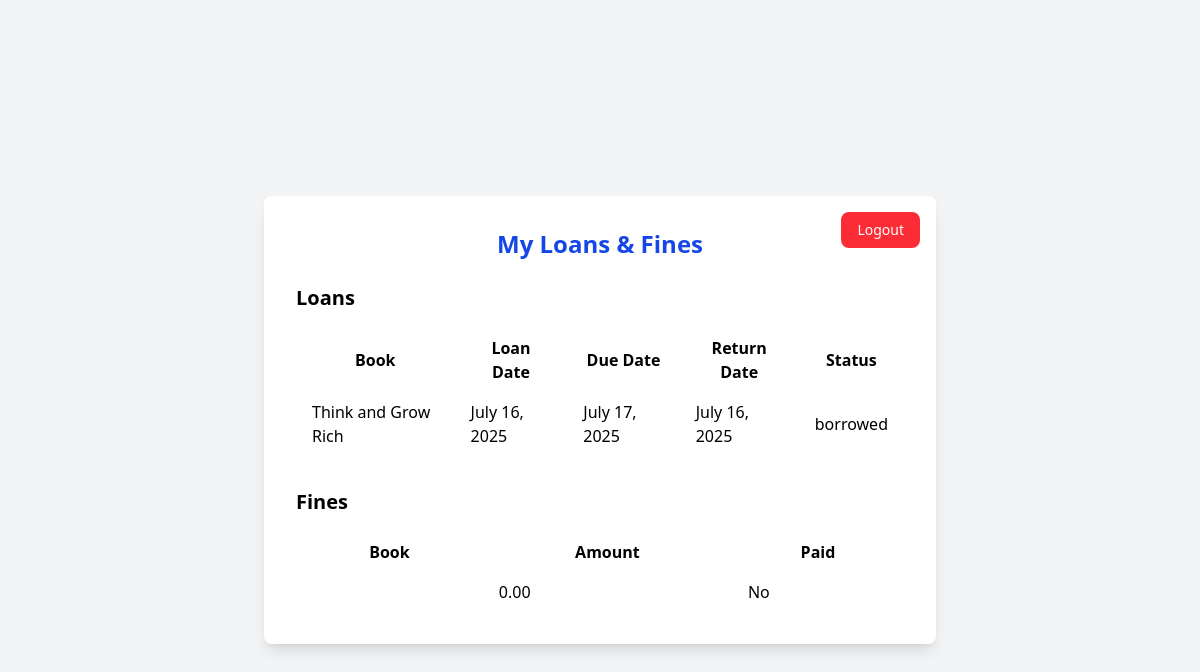
Page /dashboard/ (signed in) on the committed database.
### Book_app/models.py (models this page shows, shortened)
class Loan(models.Model):
    STATUS_CHOICES = [("borrowed", "Borrowed"), ("returned", "Returned")]
    book        = models.ForeignKey(Book, on_delete=models.SET_NULL, null=True)
    member      = models.ForeignKey(Member, on_delete=models.SET_NULL, null=True)
    loan_date   = models.DateField(default=timezone.now)
    due_date    = models.DateField(max_length=10)
    return_date = models.DateField(default=timezone.now)
    status      = models.CharField(default="borrowed", max_length=10, choices=STATUS_CHOICES,)

class Book(models.Model):
    title  = models.CharField(max_length=250)
    author = models.CharField(max_length=250)
    category = models.CharField(max_length=150, blank=True, null=True)
    publication_year = models.CharField(max_length=4, blank=True, null=True)
    copies_total     = models.IntegerField(default=3)
    copies_available = models.IntegerField(default=3)

class Fine(models.Model):
    loan   = models.OneToOneField(Loan, on_delete=models.SET_NULL, null=True, blank=True)
    member = models.ForeignKey(Member, on_delete=models.SET_NULL, null=True, blank=True)
    amount = models.DecimalField(max_digits=6, decimal_places=2)
    paid   = models.BooleanField(default=False)
    FINE_PER_DAY = 20

### Book_app/views.py (the view)
# urls.py: path('dashboard/', views.UserDashboardView.as_view(), name='dashboard'),
class UserDashboardView(LoginRequiredMixin, TemplateView):
    template_name = 'Book_app/dashboard.html'
    def get_context_data(self, **kwargs):
        context = super().get_context_data(**kwargs)
        member = Member.objects.filter(user=self.request.user).first()
        context['member'] = member
        context['loans'] = Loan.objects.filter(member=member)
        context['fines'] = Fine.objects.filter(member=member)
        return context

### Book_app/templates/Book_app/dashboard.html (shortened to what this page needs)
{% load static %}
<!DOCTYPE html>
<html>
<head>
    <script src="https://cdn.jsdelivr.net/npm/@tailwindcss/browser@4"></script>
</head>
<body class="bg-gray-100 min-h-screen flex flex-col items-center justify-center">
    <div class="w-full max-w-2xl bg-white rounded-lg shadow-lg p-8 mt-10 relative">
        <form action="{% url 'logout' %}" method="post" style="position:absolute; top:1rem; right:1rem;">
            <button type="submit" class="bg-red-500 hover:bg-red-600 text-white px-4 py-2 text-sm rounded-lg">Logout</button>
        </form>
        <h1 class="text-2xl font-bold mb-6 text-center text-blue-700">My Loans & Fines</h1>
        <h2 class="text-xl font-semibold mb-4">Loans</h2>
        <table class="w-full table-auto mb-8">
            <thead>
                <tr>
                    <th class="px-4 py-2">Book</th>
                    <th class="px-4 py-2">Loan Date</th>
                    <th class="px-4 py-2">Due Date</th>
                    <th class="px-4 py-2">Return Date</th>
                    <th class="px-4 py-2">Status</th>
                </tr>
            </thead>
            <tbody>
                {% for loan in loans %}
                <tr>
                    <td class="px-4 py-2">{{ loan.book.title }}</td>
                    <td class="px-4 py-2">{{ loan.loan_date }}</td>
                    <td class="px-4 py-2">{{ loan.due_date }}</td>
                    <td class="px-4 py-2">{{ loan.return_date|default:'-' }}</td>
                    <td class="px-4 py-2">{{ loan.status }}</td>
                </tr>
                {% empty %}
                <tr><td colspan="5" class="text-center text-gray-500">No loans yet.</td></tr>
                {% endfor %}
            </tbody>
        </table>
        <h2 class="text-xl font-semibold mb-4">Fines</h2>
        <table class="w-full table-auto">
            <thead>
                <tr>
                    <th class="px-4 py-2">Book</th>
                    <th class="px-4 py-2">Amount</th>
                    <th class="px-4 py-2">Paid</th>
                </tr>
            </thead>
            <tbody>
                {% for fine in fines %}
                <tr>
                    <td class="px-4 py-2">{{ fine.book.title }}</td>
                    <td class="px-4 py-2">{{ fine.amount }}</td>
                    <td class="px-4 py-2">{{ fine.paid|yesno:'Yes,No' }}</td>
                </tr>
                {% empty %}
                <tr><td colspan="2" class="text-center text-gray-500">No fines yet.</td></tr>
                {% endfor %}
            </tbody>
        </table>
    </div>
</body>
</html>

### rows in the picture
Loan: book "Think and Grow Rich", loan_date "July 16, 2025", due_date "July 17, 2025", return_date "July 16, 2025", status "borrowed"
Fine: amount "0.00", paid "No"
